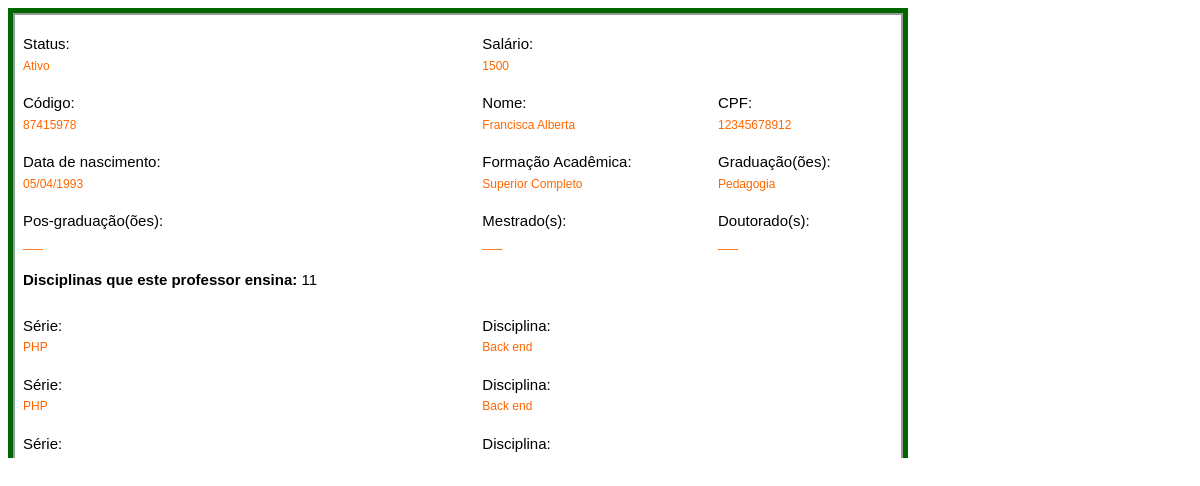
The page /Arquivos/projeto_final_01/sistema/admin/historico_professor.php?id=1 on the database its author committed.
### tables this page shows
CREATE TABLE `professores` (
  `id` int(11) NOT NULL,
  `code` varchar(255) NOT NULL,
  `status` varchar(255) NOT NULL,
  `nome` varchar(255) NOT NULL,
  `cpf` varchar(255) NOT NULL,
  `nascimento` varchar(255) NOT NULL,
  `formacao` varchar(255) NOT NULL,
  `graduacao` varchar(255) NOT NULL,
  `pos_graduacao` varchar(255) NOT NULL,
  `mestrado` varchar(255) NOT NULL,
  `doutorado` varchar(255) NOT NULL,
  `salario` varchar(255) NOT NULL
);

CREATE TABLE `disciplinas` (
  `id` int(11) NOT NULL,
  `curso` varchar(255) NOT NULL,
  `disciplina` varchar(255) NOT NULL,
  `professor` varchar(255) NOT NULL,
  `sala` varchar(255) NOT NULL,
  `turno` varchar(255) NOT NULL
);

### Arquivos/projeto_final_01/sistema/admin/historico_professor.php (the view, shortened to what this page needs)
<!DOCTYPE html PUBLIC "-//W3C//DTD XHTML 1.0 Transitional//EN" "http://www.w3.org/TR/xhtml1/DTD/xhtml1-transitional.dtd">
<html xmlns="http://www.w3.org/1999/xhtml">
<head>
<link rel="stylesheet" type="text/css" href="css/historico_do_professor.css"/>
 <?php require "../conexao.php"; ?>
</head>
<body>
<div id="box">
<?php
$id = $_GET['id'];
$sql_1 = "SELECT * FROM professores WHERE id = '$id'";
$consulta = mysqli_query($conexao, $sql_1);
	while($res_1 = mysqli_fetch_assoc($consulta)){
?>
   <table width="900" border="0">
    <tr>
      <td><h2>Status:</h2></td>
      <td><h2>Salário:</h2></td>
    </tr>
    <tr>
      <td><h3><?php echo $res_1['status']; ?></h3></td>
      <td><h3><?php echo $res_1['salario']; ?></h3></td>
    </tr>
    <tr>
      <td><h2>Código:</h2></td>
      <td><h2>Nome:</h2></td>
      <td><h2>CPF:</h2></td>
    </tr>
    <tr>
      <td><h3><?php echo $code = $res_1['code']; ?></h3></td>
      <td><h3><?php echo $res_1['nome']; ?></h3></td>
      <td><h3><?php echo $res_1['cpf']; ?></h3></td>
    </tr>
    <tr>
      <td><h2>Data de nascimento:</h2></td>
      <td><h2>Formação Acadêmica:</h2></td>
      <td><h2>Graduação(ões):</h2></td>
    </tr>
    <tr>
      <td><h3><?php echo $res_1['nascimento']; ?></h3></td>
      <td><h3><?php echo $res_1['formacao']; ?></h3></td>
      <td><h3><?php echo $res_1['graduacao']; ?></h3></td>
    </tr>
    <tr>
      <td><h2>Pos-graduação(ões):</h2></td>
      <td><h2>Mestrado(s):</h2></td>
      <td><h2>Doutorado(s):</h2></td>
    </tr>
    <tr>
      <td><h3><?php echo $res_1['pos_graduacao']; ?></h3></td>
      <td><h3><?php echo $res_1['mestrado']; ?></h3></td>
      <td><h3><?php echo $res_1['doutorado']; ?></h3></td>
    </tr>
    <tr>
      <td><h2><strong>Disciplinas que este professor ensina:</strong> <?php $sql_2 = "SELECT * FROM disciplinas WHERE professor = '$code'";
	   $result_disc = mysqli_query($conexao, $sql_2);
	   echo mysqli_num_rows($result_disc); ?></h2></td>
    </tr>
    <?php while($res_2 = mysqli_fetch_assoc($result_disc)){ ?>
    <tr>
      <td><h2>Série:</h2></td>
      <td><h2>Disciplina:</h2></td>
    </tr>
    <tr>
      <td><h3><?php echo $res_2['curso']; ?></h3></td>
      <td><h3><?php echo $res_2['disciplina']; ?></h3></td>
    </tr>
    <?php } ?>
  </table>
<?php } ?>
</div>
</body>
</html>

### Arquivos/projeto_final_01/sistema/admin/css/historico_do_professor.css (style rules this page uses)
#box { width:900px; background:#060; overflow:auto; height:450px; }
#box table { border:2px solid #999; padding:5px; width:890px; margin:5px; background:#FFF; }
#box h2 { font:15px Arial, Helvetica, sans-serif; color:#000; }
#box h3 { font:12px Arial, Helvetica, sans-serif; color:#F60; margin:-10px 0 5px 0; }

### rows shown on the page
professores: status "Ativo", salario "1500", code "87415978", nome "Francisca Alberta", cpf "12345678912", nascimento "05/04/1993", formacao "Superior Completo", graduacao "Pedagogia", pos_graduacao "___", mestrado "___", doutorado "___", mysqli_num_rows($result_disc) "11"
disciplinas: curso "PHP", disciplina "Back end"
disciplinas: curso "PHP", disciplina "Back end"
